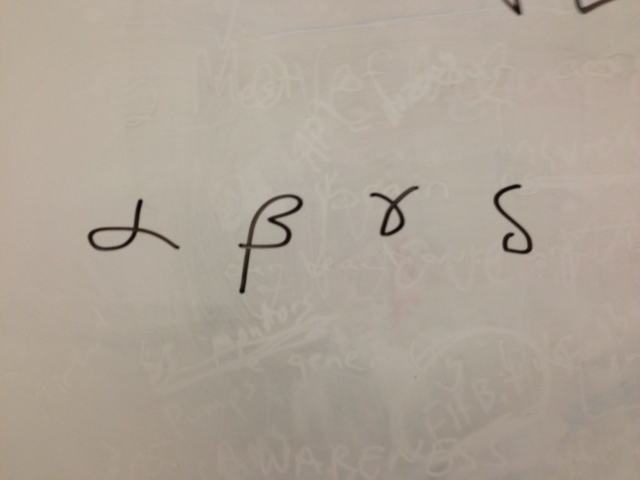
#> input picture data/basic.jpg, 640 x 480 px
$ python -i split.py   (imports and definitions only)   (older library calls are emulated)
#> lines starting #> are read from the running program, lines starting #| are printed output that depends on the picture; after the words box and inside, x2 and y2 are one past the last pixel; in counts of white or black regions, pixels touching at a corner belong together
import numpy as np
import scipy as sp

from skimage.data import imread
from skimage.color import rgb2grey
from skimage.segmentation import clear_border
from skimage.morphology import label
from skimage.measure import regionprops
from skimage.transform import resize

from region import NormalizedRegion

def to_binary(image, thresh=0.5, invert=True):
#> called with thresh = 0.5, invert = True
    image = rgb2grey(image)
    if invert:
        return np.asarray(image < thresh, dtype='int')
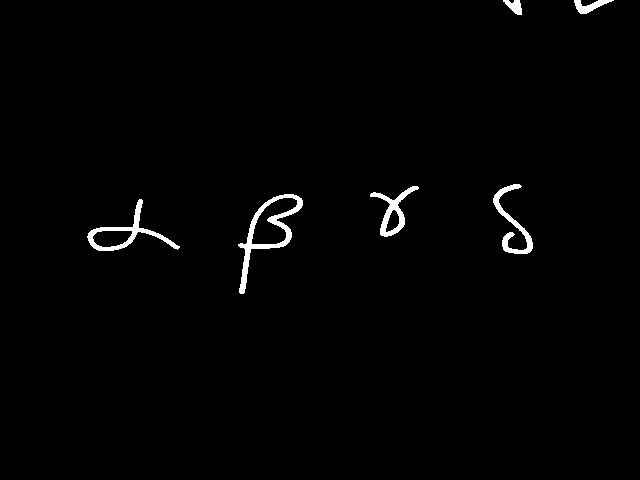
#> returned value: shape (480, 640) int64; values 0 (black) and 1 (white), 1.3% white; 6 white regions, box (x1, y1, x2, y2) and area: (238, 194, 303, 294) 1225, (87, 199, 180, 251) 858, (493, 184, 533, 254) 713, (370, 186, 419, 237) 666, (574, 0, 614, 14) 260, (503, 0, 522, 15) 170
    else:
        return np.asarray(image > thresh, dtype='int')


def split(image, dim=64):
    """Return a list of NormalizedRegion objects from a composite image."""
    bin_image = to_binary(image)
    clear_image = clear_border(bin_image)
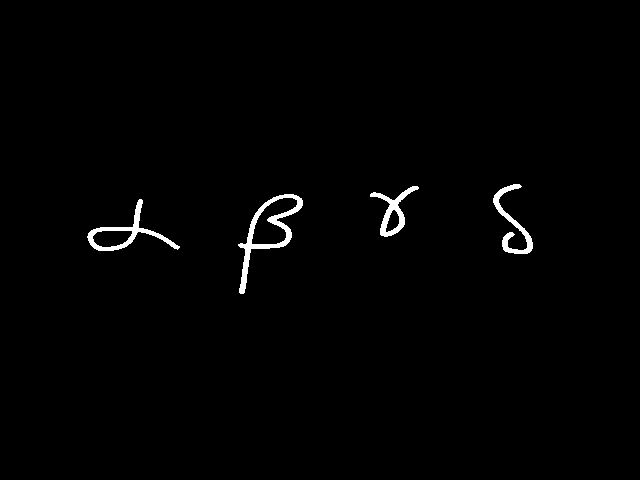
#> clear_image: shape (480, 640) int64; values 0 (black) and 1 (white), 1.1% white; 4 white regions, box (x1, y1, x2, y2) and area: (238, 194, 303, 294) 1225, (87, 199, 180, 251) 858, (493, 184, 533, 254) 713, (370, 186, 419, 237) 666
    # We need the +1 to properly offset the labels for regionprops
    label_image = label(clear_image, background=0)+1
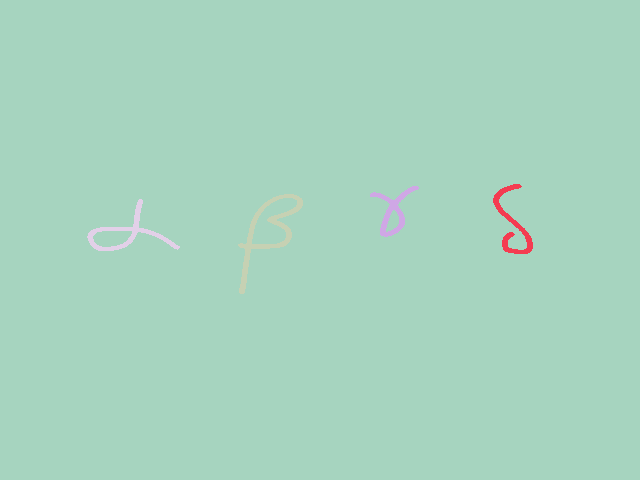
#> label_image: shape (480, 640) int64; 5 distinct labels, from 1 to 5; one colour per label, 0 black
    props = [
        'Image', 'BoundingBox', 'Centroid', 'Area',
    ]
#> (the run stopped early here; a loop or call above may not have finished)

$ run again, on data/exponential_test.jpg
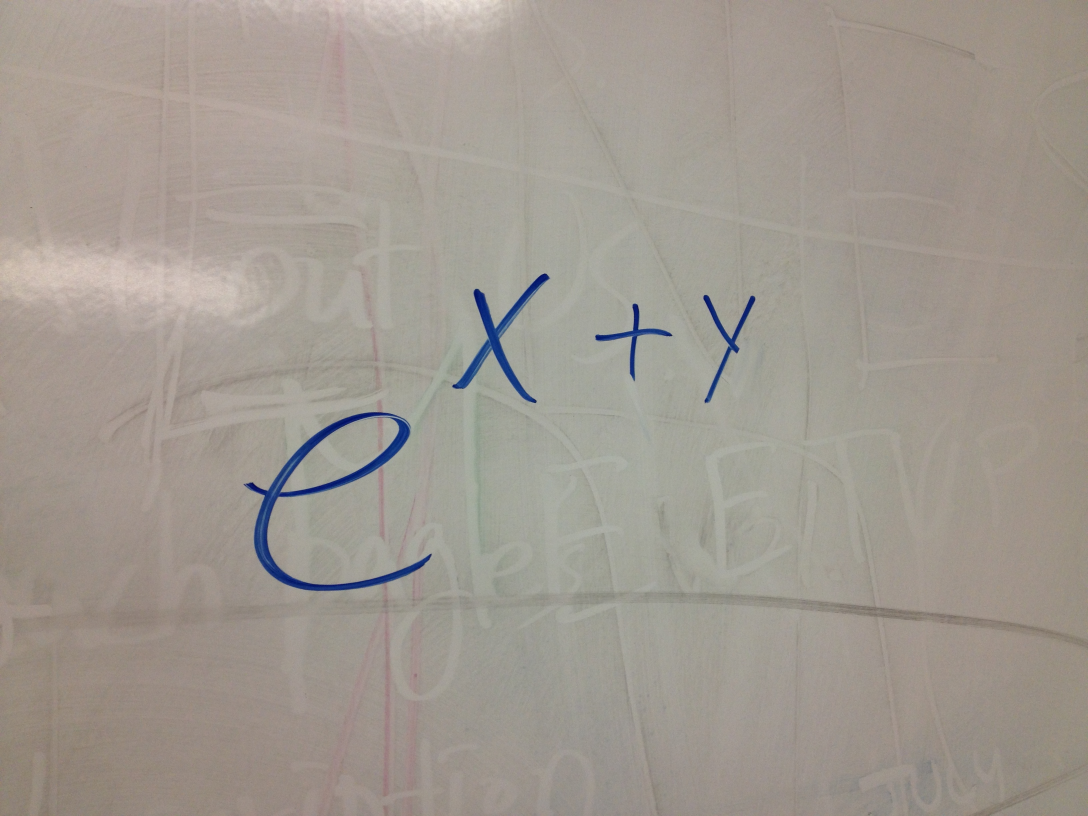
#> input picture data/exponential_test.jpg, 3264 x 2448 px (shown at 1/3 size)
#> in to_binary, `return np.asarray(image < thresh, dtype='int')`:
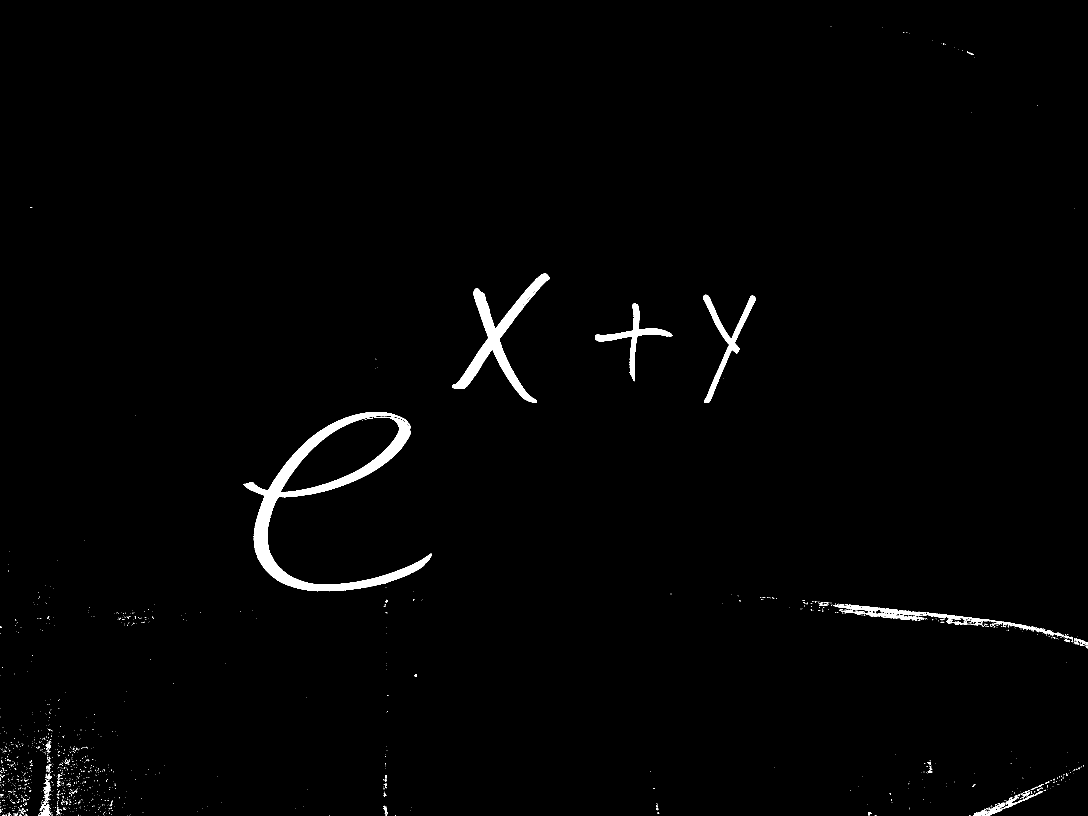
#> returned value: shape (2448, 3264) int64 (shown at 1/3 size); values 0 (black) and 1 (white), 1.2% white; 1379 white regions (1314 under 20 px), largest, box (x1, y1, x2, y2) and area: (730, 1236, 1296, 1774) 45732, (1356, 820, 1650, 1209) 21134, (2110, 884, 2266, 1209) 8224
#> in split, `label_image = label(clear_image, background=0)+1`:
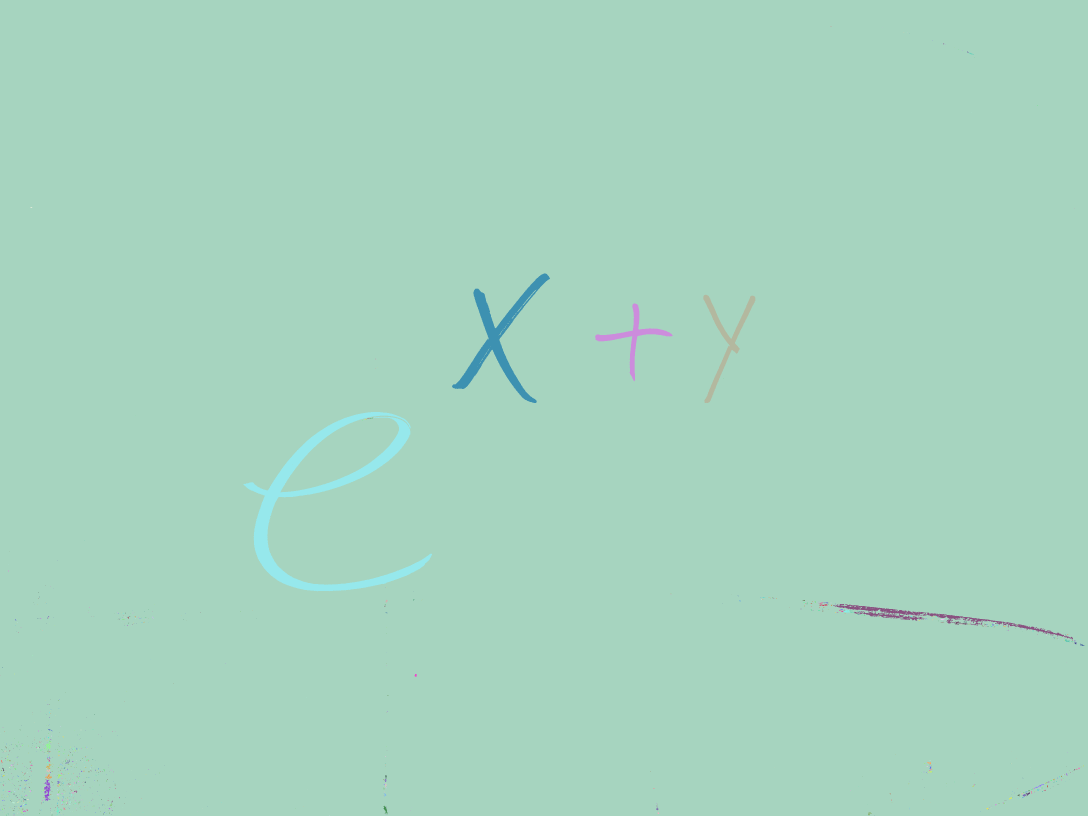
#> label_image: shape (2448, 3264) int64 (shown at 1/3 size); 1338 distinct labels, from 1 to 1338; one colour per label, 0 black

$ run again, on data/whiteboard.jpg
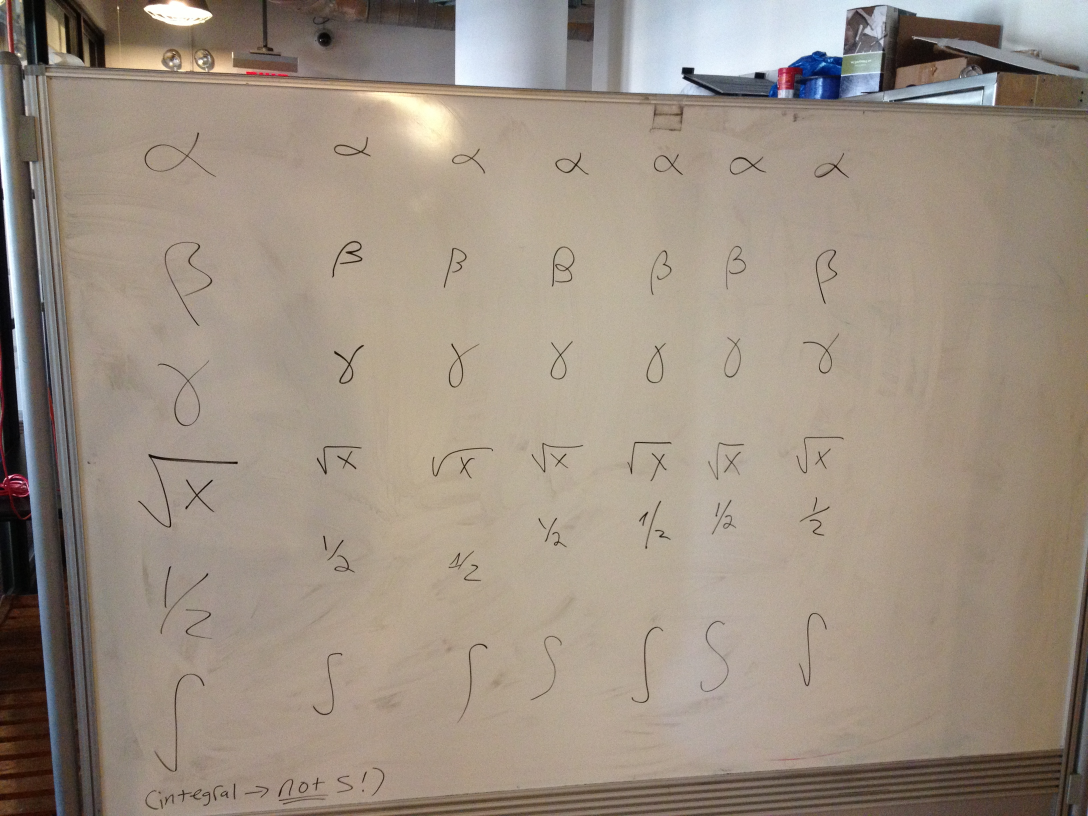
#> input picture data/whiteboard.jpg, 3264 x 2448 px (shown at 1/3 size)
#> in to_binary, `return np.asarray(image < thresh, dtype='int')`:
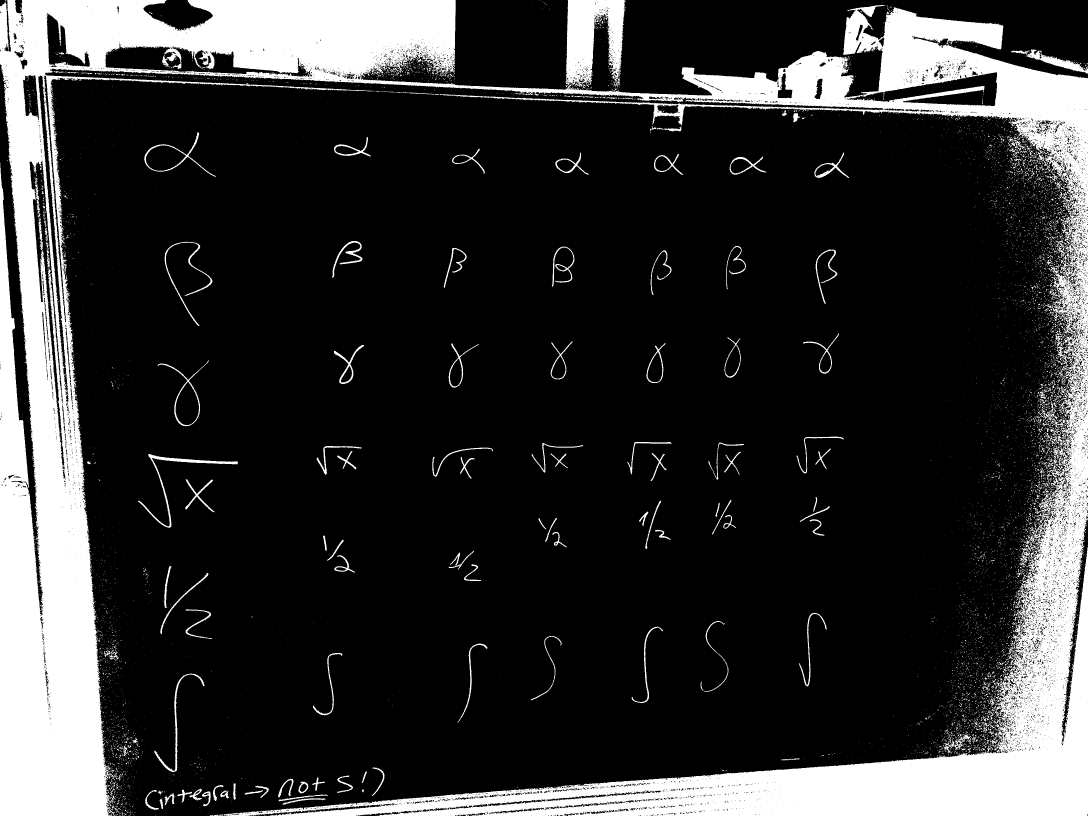
#> returned value: shape (2448, 3264) int64 (shown at 1/3 size); values 0 (black) and 1 (white), 19.2% white; 8972 white regions (8554 under 20 px), largest, box (x1, y1, x2, y2) and area: (0, 0, 3264, 2448) 1393728, (1697, 0, 1877, 262) 30481, (414, 1362, 714, 1583) 3784
#> clear_image: shape (2448, 3264) int64; values 0 (black) and 1 (white), 1.3% white; 8935 white regions (8523 under 20 px), largest, box (x1, y1, x2, y2) and area: (414, 1362, 714, 1583) 3784, (463, 2021, 614, 2317) 2322, (494, 725, 638, 978) 2176
#> in split, `label_image = label(clear_image, background=0)+1`:
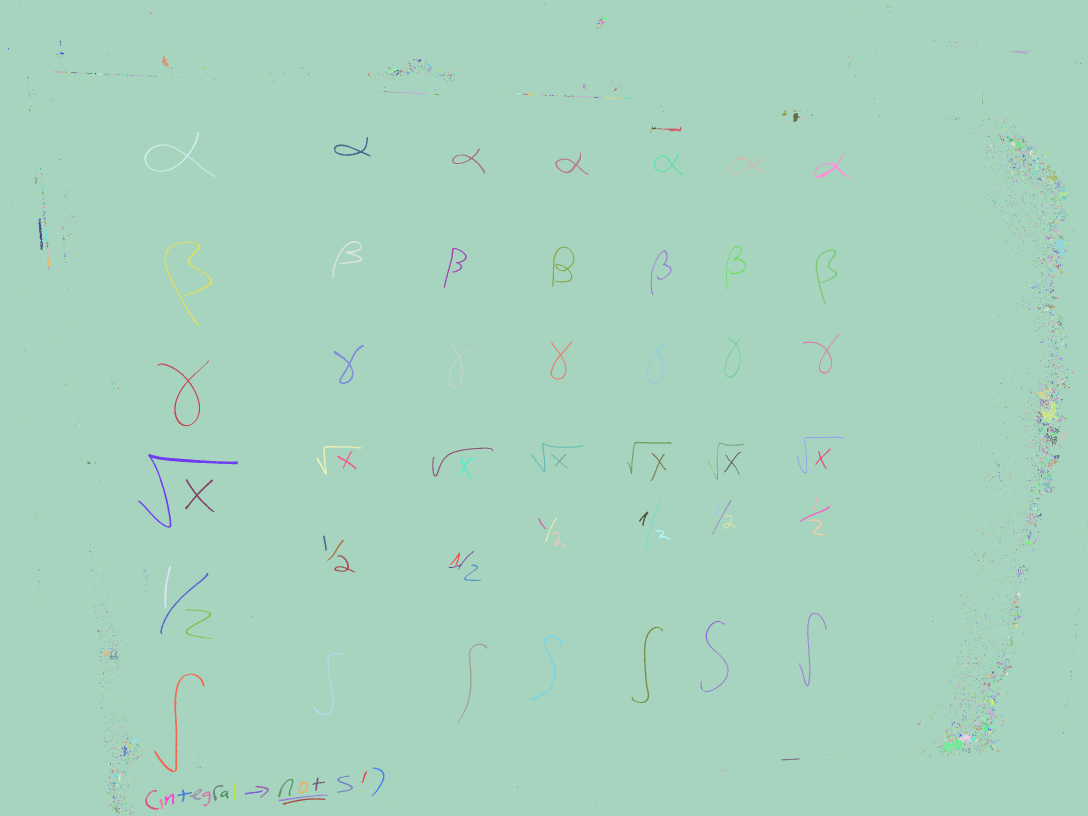
#> label_image: shape (2448, 3264) int64 (shown at 1/3 size); 8936 distinct labels, from 1 to 8936; one colour per label, 0 black
